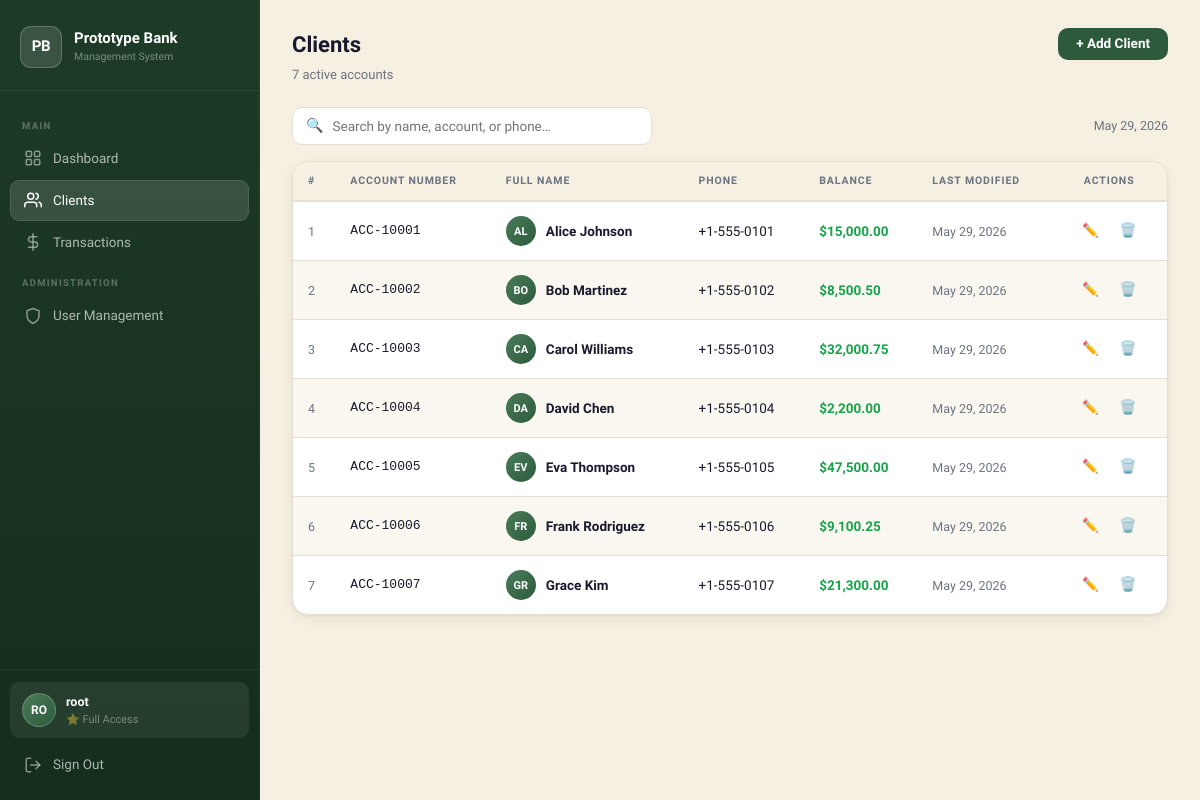
The page /clients.php (signed in) on the database its author committed.
### tables this page shows
CREATE TABLE IF NOT EXISTS clients (
    account_number  VARCHAR(20)     NOT NULL,
    pin_code        VARCHAR(255)    NOT NULL,
    full_name       VARCHAR(100)    NOT NULL,
    phone           VARCHAR(20)     NOT NULL DEFAULT '',
    balance         DECIMAL(15,2)   NOT NULL DEFAULT 0.00,
    is_deleted      TINYINT(1)      NOT NULL DEFAULT 0,
    created_at      DATETIME        NOT NULL DEFAULT CURRENT_TIMESTAMP,
    updated_at      DATETIME        NOT NULL DEFAULT CURRENT_TIMESTAMP ON UPDATE CURRENT_TIMESTAMP,
    PRIMARY KEY (account_number),
    KEY idx_is_deleted (is_deleted),
    KEY idx_created_at (created_at)
);

### config/auth_check.php (called while the page is built, shortened)
<?php
function e(string $s): string {
    return htmlspecialchars($s, ENT_QUOTES, 'UTF-8');
}
function has_permission(int $perm): bool {
    $p = (int)($_SESSION['permissions'] ?? 0);
    if ($p === PERM_FULL) return true;
    return ($p & $perm) !== 0;
}
function fmt_money(float $n): string {
    return '$' . number_format($n, 2);
}

### clients.php (the view, shortened to what this page needs)
<?php
require_once 'config/auth_check.php';
$search = trim($_GET['q'] ?? '');
$sql = "SELECT account_number, pin_code, full_name, phone, balance, updated_at
        FROM clients WHERE is_deleted = 0";
$sql .= " ORDER BY updated_at DESC";
$clients = $conn->query($sql)->fetch_all(MYSQLI_ASSOC);
include 'includes/header.php';
?>
<div class="app-layout">
<?php include 'includes/sidebar.php'; ?>
<main class="main-content">
    <div class="page-header">
        <div>
            <div class="page-title">Clients</div>
            <div class="page-subtitle"><?= number_format(count($clients)) ?> active account<?= count($clients) !== 1 ? 's' : '' ?></div>
        </div>
        <?php if (has_permission(PERM_ADD_CLIENT)): ?>
        <button class="btn btn-primary" onclick="openModal('modalAddClient')">+ Add Client</button>
        <?php endif; ?>
    </div>
    <div class="page-body">
        <div class="page-actions">
            <?php if (has_permission(PERM_FIND_CLIENT)): ?>
            <form method="GET" action="clients.php" style="flex:1;max-width:360px">
                <div class="search-wrap">
                    <span class="search-icon">🔍</span>
                    <input type="text" name="q" id="tableSearch" placeholder="Search by name, account, or phone…"
                           value="<?= e($search) ?>">
                </div>
            </form>
            <?php else: ?>
            <div></div>
            <?php endif; ?>
            <span class="text-muted text-sm"><?= date('F j, Y') ?></span>
        </div>
        <div class="card">
            <div class="table-wrap">
                <table id="mainTable">
                    <thead>
                        <tr>
                            <th>#</th>
                            <th>Account Number</th>
                            <th>Full Name</th>
                            <th>Phone</th>
                            <th>Balance</th>
                            <th>Last Modified</th>
                            <?php if (has_permission(PERM_UPD_CLIENT) || has_permission(PERM_DEL_CLIENT)): ?>
                            <th style="text-align:center">Actions</th>
                            <?php endif; ?>
                        </tr>
                    </thead>
                    <tbody>
                    <?php if ($clients): ?>
                        <?php foreach ($clients as $i => $c): ?>
                        <tr>
                            <td class="text-muted text-sm"><?= $i + 1 ?></td>
                            <td class="font-mono"><?= e($c['account_number']) ?></td>
                            <td>
                                <div style="display:flex;align-items:center;gap:10px">
                                    <div class="rc-avatar" style="width:30px;height:30px;font-size:11px">
                                        <?= strtoupper(substr($c['full_name'], 0, 2)) ?>
                                    </div>
                                    <strong><?= e($c['full_name']) ?></strong>
                                </div>
                            </td>
                            <td><?= e($c['phone']) ?></td>
                            <td>
                                <span class="money-pos"><?= fmt_money($c['balance']) ?></span>
                            </td>
                            <td class="text-muted text-sm"><?= date('M j, Y', strtotime($c['updated_at'])) ?></td>
                            <?php if (has_permission(PERM_UPD_CLIENT) || has_permission(PERM_DEL_CLIENT)): ?>
                            <td style="text-align:center;white-space:nowrap">
                                <?php if (has_permission(PERM_UPD_CLIENT)): ?>
                                <button class="btn btn-ghost btn-icon"
                                    title="Edit"
                                    onclick='setupEditClient(<?= json_encode([
                                        "account_number" => $c["account_number"],
                                        "pin_code"       => $c["pin_code"],
                                        "full_name"      => $c["full_name"],
                                        "phone"          => $c["phone"],
                                        "balance"        => $c["balance"],
                                    ]) ?>)'>✏️</button>
                                <?php endif; ?>
                                <?php if (has_permission(PERM_DEL_CLIENT)): ?>
                                <button class="btn btn-ghost btn-icon"
                                    title="Delete"
                                    onclick="setupDeleteClient('<?= e(addslashes($c["account_number"])) ?>','<?= e(addslashes($c["full_name"])) ?>')">🗑️</button>
                                <?php endif; ?>
                            </td>
                            <?php endif; ?>
                        </tr>
                        <?php endforeach; ?>
                    <?php endif; ?>
                    </tbody>
                </table>
            </div>
        </div>
    </div>
</main>
</div>
<?php include 'includes/footer.php'; ?>

### includes/header.php (shortened to what this page needs)
<!DOCTYPE html>
<html lang="en">
<head>
    <link rel="stylesheet" href="assets/css/style.css?v=<?= time() ?>">
</head>
<body>

### includes/sidebar.php (shortened to what this page needs)
<?php
$page     = basename($_SERVER['PHP_SELF']);
$uPerms   = (int)($_SESSION['permissions'] ?? 0);
$isFull   = ($uPerms === PERM_FULL);
$uname    = $_SESSION['username'] ?? 'User';
$initials = strtoupper(substr($uname, 0, 2));
?>
<aside class="sidebar" id="sidebar">
    <div class="sidebar-logo">
        <div class="logo-icon">PB</div>
        <div>
            <div class="logo-text">Prototype Bank</div>
            <div class="logo-sub">Management System</div>
        </div>
    </div>
    <nav class="sidebar-nav">
        <span class="nav-label">Main</span>
        <a href="dashboard.php" class="nav-item <?= $page === 'dashboard.php' ? 'active' : '' ?>">
            Dashboard
        </a>
        <?php if ($isFull || ($uPerms & PERM_CLIENT_LIST)): ?>
        <a href="clients.php" class="nav-item <?= $page === 'clients.php' ? 'active' : '' ?>">
            <svg class="nav-icon" viewBox="0 0 24 24" fill="none" stroke="currentColor" stroke-width="2" stroke-linecap="round" stroke-linejoin="round">
                <path d="M17 21v-2a4 4 0 0 0-4-4H5a4 4 0 0 0-4 4v2"/>
                <circle cx="9" cy="7" r="4"/>
                <path d="M23 21v-2a4 4 0 0 0-3-3.87"/>
                <path d="M16 3.13a4 4 0 0 1 0 7.75"/>
            </svg>
            Clients
        </a>
        <?php endif; ?>
        <?php if ($isFull || ($uPerms & PERM_TRANSACTIONS)): ?>
        <a href="transactions.php" class="nav-item <?= $page === 'transactions.php' ? 'active' : '' ?>">
            <svg class="nav-icon" viewBox="0 0 24 24" fill="none" stroke="currentColor" stroke-width="2" stroke-linecap="round" stroke-linejoin="round">
                <line x1="12" y1="1" x2="12" y2="23"/>
                <path d="M17 5H9.5a3.5 3.5 0 0 0 0 7h5a3.5 3.5 0 0 1 0 7H6"/>
            </svg>
            Transactions
        </a>
        <?php endif; ?>
        <?php if ($isFull || ($uPerms & PERM_MANAGE_USERS)): ?>
        <span class="nav-label">Administration</span>
        <a href="users.php" class="nav-item <?= $page === 'users.php' ? 'active' : '' ?>">
            <svg class="nav-icon" viewBox="0 0 24 24" fill="none" stroke="currentColor" stroke-width="2" stroke-linecap="round" stroke-linejoin="round">
                <path d="M12 22s8-4 8-10V5l-8-3-8 3v7c0 6 8 10 8 10z"/>
            </svg>
            User Management
        </a>
        <?php endif; ?>
    </nav>
    <div class="sidebar-footer">
        <div class="user-strip">
            <div class="user-avatar"><?= e($initials) ?></div>
            <div style="flex:1;min-width:0">
                <div class="user-name"><?= e($uname) ?></div>
                <div class="user-role"><?= $isFull ? '⭐ Full Access' : 'Limited Access' ?></div>
            </div>
        </div>
        <a href="logout.php" class="nav-item">
            <svg class="nav-icon" viewBox="0 0 24 24" fill="none" stroke="currentColor" stroke-width="2" stroke-linecap="round" stroke-linejoin="round">
                <path d="M9 21H5a2 2 0 0 1-2-2V5a2 2 0 0 1 2-2h4"/>
                <polyline points="16 17 21 12 16 7"/>
                <line x1="21" y1="12" x2="9" y2="12"/>
            </svg>
            Sign Out
        </a>
    </div>
</aside>

### includes/footer.php (shortened to what this page needs)
</body>
</html>

### rows shown on the page
clients: account_number "ACC-10001", full_name "AL", full_name "Alice Johnson", phone "+1-555-0101", balance "$15,000.00", updated_at "May 29, 2026"
clients: account_number "ACC-10002", full_name "BO", full_name "Bob Martinez", phone "+1-555-0102", balance "$8,500.50", updated_at "May 29, 2026"
clients: account_number "ACC-10003", full_name "CA", full_name "Carol Williams", phone "+1-555-0103", balance "$32,000.75", updated_at "May 29, 2026"
clients: account_number "ACC-10004", full_name "DA", full_name "David Chen", phone "+1-555-0104", balance "$2,200.00", updated_at "May 29, 2026"
clients: account_number "ACC-10005", full_name "EV", full_name "Eva Thompson", phone "+1-555-0105", balance "$47,500.00", updated_at "May 29, 2026"
clients: account_number "ACC-10006", full_name "FR", full_name "Frank Rodriguez", phone "+1-555-0106", balance "$9,100.25", updated_at "May 29, 2026"
clients: account_number "ACC-10007", full_name "GR", full_name "Grace Kim", phone "+1-555-0107", balance "$21,300.00", updated_at "May 29, 2026"

### other values the page prints
$initials "RO"
$uname "root"
count($clients) "7"
